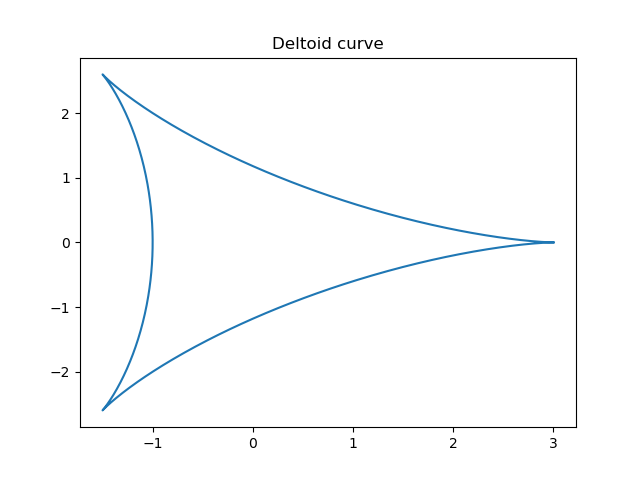

Generate this figure with Python:
"""
Abhinav Sinha
SR. No. - 18750
"""

import numpy as np
import matplotlib.pyplot as plt

theta = np.linspace(0, 2*np.pi, 1000)
x = 2*np.cos(theta) + np.cos(2*theta)
y = 2*np.sin(theta) - np.sin(2*theta)

plt.plot(x, y)
plt.title("Deltoid curve")
plt.savefig("HW1_Q14_a.png")
plt.show()